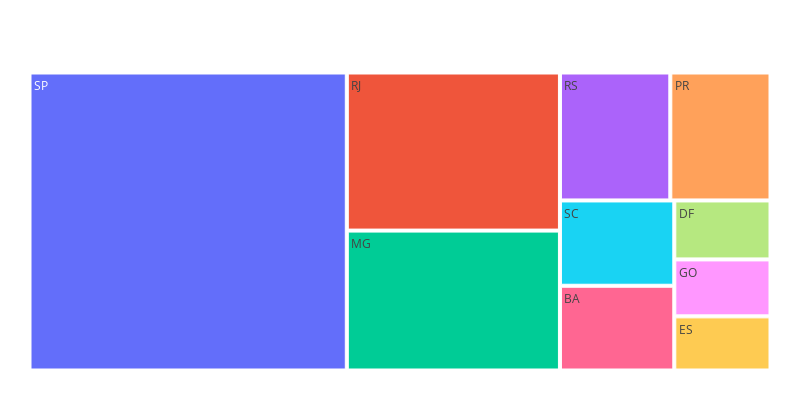

Here is the notebook cell this chart was saved with:
### Code cell
plot_revenue_per_state(revenue_per_state)

### Figure 1 — Plotly figure (JSON) as saved in the notebook; plotly's stock layout.template omitted (floating-point values rounded to 4 significant figures)
{"data": [{"branchvalues": "total", "domain": {"x": [0, 1], "y": [0, 1]}, "hovertemplate": "labels=%{label}<br>Revenue=%{value}<br>parent=%{parent}<br>id=%{id}<extra></extra>", "ids": ["SP", "RJ", "MG", "RS", "PR", "SC", "BA", "DF", "GO", "ES"], "labels": ["SP", "RJ", "MG", "RS", "PR", "SC", "BA", "DF", "GO", "ES"], "name": "", "parents": ["", "", "", "", "", "", "", "", "", ""], "type": "treemap", "values": [5769000.0, 2056000.0, 1819000.0, 861600.0, 781900.0, 595200.0, 591300.0, 346100.0, 334300.0, 317700.0]}], "layout": {"height": 400, "legend": {"tracegroupgap": 0}, "margin": {"b": 25, "l": 25, "r": 25, "t": 50}, "width": 800}}
